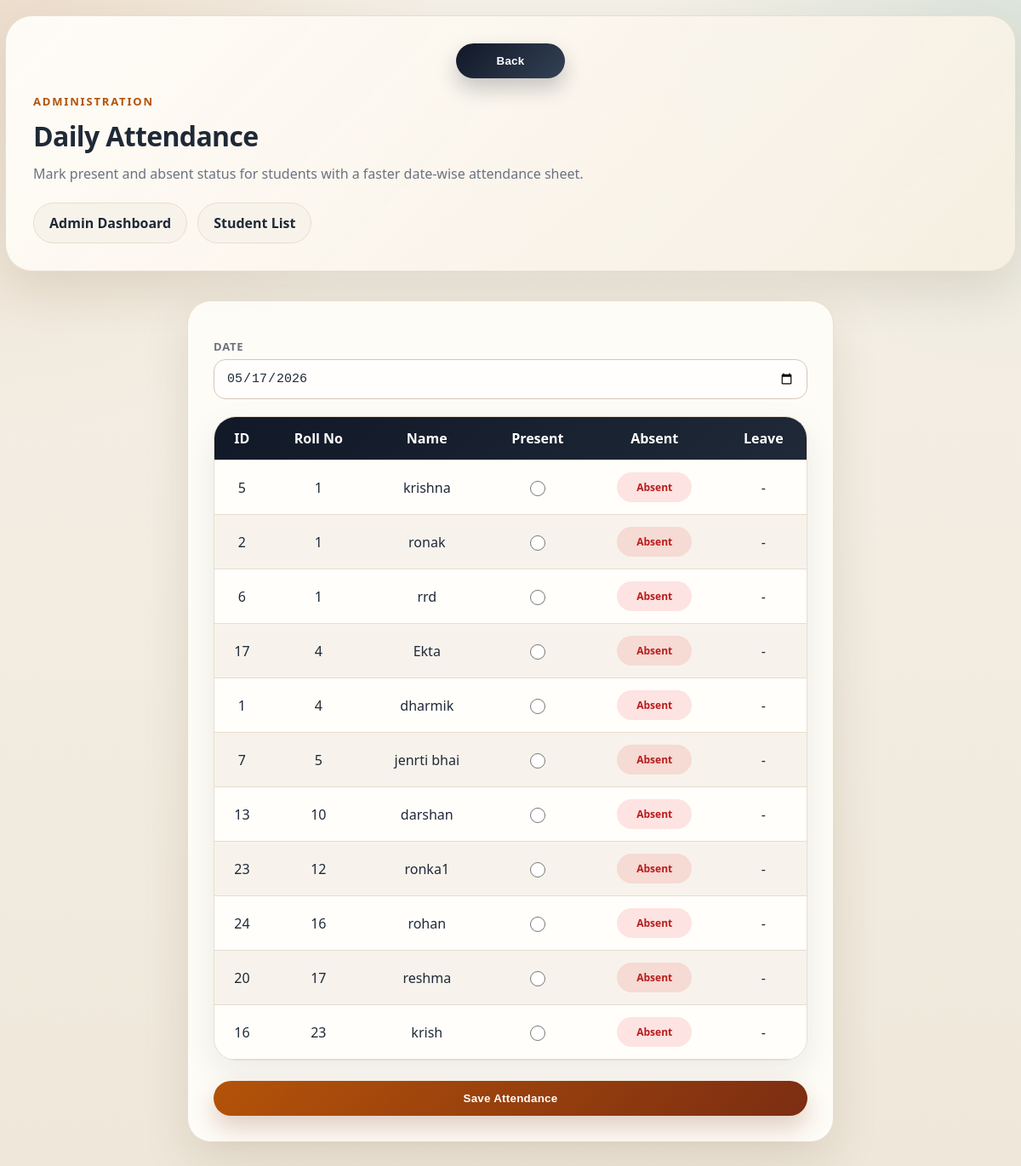
Page /attendance (signed in) on the committed database.
### tables this page shows
CREATE TABLE users(
        id INTEGER PRIMARY KEY AUTOINCREMENT,
        rollno INTEGER,
        username TEXT UNIQUE,
        password TEXT,
        gender TEXT,
        mobile TEXT,
        address TEXT,
        photo TEXT,
        enroll TEXT,
        blood TEXT,
        school TEXT,
        birthdate TEXT
    , role TEXT DEFAULT 'student', class TEXT);

### app.py (the view, shortened to what this page needs)
@app.route("/attendance", methods=["GET","POST"])
def attendance():
    if "user" not in session:
        return redirect("/")
    if session.get("role") == "student":
        return redirect("/my_attendance")
    with db() as con:
        success = request.args.get("saved", "")
        selected_date = request.values.get("date", date.today().isoformat()) or date.today().isoformat()
        leave_students = get_students_on_approved_leave(con, selected_date)
        users=con.execute("""
            SELECT * FROM users
            WHERE role='student'
            ORDER BY rollno, username
        """).fetchall()
        attendance_map = {}
        if not success:
            attendance_map = {
                row["student_id"]: row["status"]
                for row in con.execute(
                    "SELECT student_id, status FROM attendance WHERE date=?",
                    (selected_date,)
                ).fetchall()
            }
    return render_template(
        "teacher/attendance.html",
        users=users,
        success=success,
        is_teacher_view=session.get("role") == "teacher",
        selected_date=selected_date,
        leave_students=leave_students,
        attendance_map=attendance_map
    )

### app.py (called while the page is built)
def db():
    con = sqlite3.connect(app.config["DATABASE_PATH"])
    con.row_factory = sqlite3.Row
    return con

def get_students_on_approved_leave(con, target_date):
    if not target_date:
        return {}
    rows = con.execute(
        """
        SELECT
            student_id,
            leave_kind,
            leave_type,
            from_date,
            to_date
        FROM student_leaves
        WHERE status='Approved'
          AND from_date <= ?
          AND to_date >= ?
        """,
        (target_date, target_date)
    ).fetchall()
    return {
        row["student_id"]: {
            "leave_kind": row["leave_kind"],
            "leave_type": row["leave_type"],
            "from_date": row["from_date"],
            "to_date": row["to_date"],
        }
        for row in rows
    }

### templates/teacher/attendance.html (shortened to what this page needs)
<!DOCTYPE html>
<html lang="en">
<head>
    <link rel="stylesheet" href="{{ url_for('static', filename='style.css') }}">
</head>
<body>
    <div class="page-shell">
        <div class="page-hero">
            <div class="back-button">
                <button type="button" onclick="history.back()">Back</button>
            </div>
            <div class="section-title">{% if is_teacher_view %}Teacher Workspace{% else %}Administration{% endif %}</div>
            <h1>Daily Attendance</h1>
            <p>Mark present and absent status for students with a faster date-wise attendance sheet.</p>
            <div class="action-row">
                {% if is_teacher_view %}
                <a href="/teacher" class="secondary-link">Teacher Dashboard</a>
                <a href="/lecture_attendance" class="primary-link">Lecture Attendance</a>
                {% else %}
                <a href="/admin" class="secondary-link">Admin Dashboard</a>
                <a href="/list" class="secondary-link">Student List</a>
                {% endif %}
            </div>
        </div>
        <div class="form-box">
            <form method="post">
                <label>Date</label>
                <input
                    type="date"
                    name="date"
                    value="{{ selected_date }}"
                    onchange="if (this.value) { window.location='{{ url_for('attendance') }}?date=' + this.value; }"
                    required
                >
                <div class="table-shell" style="margin-top:20px;">
                    <table>
                        <thead>
                            <tr>
                                <th>ID</th>
                                <th>Roll No</th>
                                <th>Name</th>
                                <th>Present</th>
                                <th>Absent</th>
                                <th>Leave</th>
                            </tr>
                        </thead>
                        <tbody>
                            {% for u in users %}
                            {% set leave_info = leave_students.get(u.id) %}
                            {% set is_present = attendance_map.get(u.id) == 'Present' %}
                            <tr>
                                <td>{{ u.id }}</td>
                                <td>{{ u.rollno }}</td>
                                <td>{{ u.username }}</td>
                                <td>
                                    <input
                                        type="radio"
                                        name="status_{{ u.id }}"
                                        value="Present"
                                        data-status-radio
                                    >
                                </td>
                                <td>
                                    {% if leave_info %}
                                    -
                                    {% else %}
                                    <span class="status-pill {% if is_present %}status-pill--approved{% else %}status-pill--rejected{% endif %}" data-status-pill>
                                        {% if is_present %}Present{% else %}Absent{% endif %}
                                    </span>
                                    {% endif %}
                                </td>
                                <td>
                                    {% if leave_info %}
                                    <span class="status-pill status-pill--pending">Leave</span>
                                    {% else %}
                                    -
                                    {% endif %}
                                </td>
                            </tr>
                            {% else %}
                            <tr>
                                <td colspan="6" class="empty-copy">No students found.</td>
                            </tr>
                            {% endfor %}
                        </tbody>
                    </table>
                </div>
                <button type="submit" style="width:100%; margin-top:24px;">Save Attendance</button>
            </form>
        </div>
    </div>
</body>
</html>

### static/style.css (style rules this page uses)
:root { --bg:#f5f1e8; --surface:#fffdf8; --surface-soft:#f7f3eb; --surface-strong:#0f172a; --line:#e7ddcf; --line-strong:#d6c7b5; --text:#1f2937; --muted:#6b7280; --primary:#b45309; --primary-deep:#7c2d12; --accent:#0f766e; --danger:#b91c1c; --success:#15803d; --shadow:0 22px 55px rgba(85, 55, 17, 0.12); --shadow-soft:0 14px 38px rgba(15, 23, 42, 0.08); --radius-xl:28px; --radius-lg:20px; --radius-md:14px; --font-sans:"Poppins", "Segoe UI", sans-serif; --gradient-main:linear-gradient(135deg, #1f2937, #8b4513 52%, #d97706); --gradient-soft:linear-gradient(135deg, rgba(180,83,9,0.14), rgba(15,118,110,0.12)); }
* { box-sizing:border-box; }
html { scroll-behavior:smooth; }
body { margin:0; color:var(--text); font-family:var(--font-sans); background: radial-gradient(circle at top left, rgba(180,83,9,0.12), transparent 28%), radial-gradient(circle at top right, rgba(15,118,110,0.10), transparent 24%), linear-gradient(180deg, var(--bg), #efe7da); min-height:100vh; overflow-x:hidden; transition:background .3s ease,color .3s ease; }
h1,h2,h3,h4,h5,h6 { font-family:var(--font-sans); letter-spacing:-0.02em; }
a { color:inherit; text-decoration:none; }
label { display:block; text-align:left; font-size:13px; margin-top:14px; margin-bottom:6px; color:var(--muted); font-weight:700; text-transform:uppercase; letter-spacing:.06em; }
input, select, textarea { width:100%; padding:13px 14px; border-radius:14px; border:1px solid var(--line-strong); background:rgba(255,255,255,0.82); color:var(--text); font-size:15px; transition:border-color .2s ease, box-shadow .2s ease, transform .2s ease; }
input[type="radio"] { width:18px; height:18px; margin:0; padding:0; accent-color:var(--primary); cursor:pointer; vertical-align:middle; box-shadow:none; }
button, .button-link { display:inline-flex; align-items:center; justify-content:center; gap:8px; padding:13px 20px; border:none; border-radius:999px; background:linear-gradient(135deg, var(--primary), var(--primary-deep)); color:#fff; font-weight:700; letter-spacing:.02em; cursor:pointer; transition:transform .2s ease, box-shadow .2s ease, opacity .2s ease; box-shadow:0 14px 28px rgba(124,45,18,0.22); }
table { width:100%; border-collapse:collapse; overflow:hidden; }
thead { background:linear-gradient(135deg, #111827, #1f2937); color:#fff; }
th,td { padding:14px 16px; text-align:center; border-bottom:1px solid var(--line); }
tbody tr { background:rgba(255,255,255,0.55); transition:transform .15s ease, background .15s ease; }
tbody tr:nth-child(even) { background:rgba(247,243,235,0.95); }
.status-pill { display:inline-flex; align-items:center; justify-content:center; min-width:88px; padding:8px 12px; border-radius:999px; font-size:12px; font-weight:700; border:1px solid transparent; }
.status-pill--rejected { background:rgba(239, 68, 68, 0.14); color:#b91c1c; }
.form-box { width:min(760px, calc(100% - 32px)); margin:34px auto 60px; padding:30px; border:1px solid var(--line); border-radius:28px; background:rgba(255,253,248,0.94); box-shadow:var(--shadow); }
.back-button { text-align:center; margin-bottom:18px; }
.back-button button { width:auto; min-width:128px; background:linear-gradient(135deg, #111827, #334155); box-shadow:0 12px 24px rgba(15,23,42,0.22); }
.section-title { font-size:13px; letter-spacing:.14em; text-transform:uppercase; color:var(--primary); font-weight:700; margin-bottom:10px; }
.page-shell { width:calc(100% - 12px); max-width:1680px; margin:18px auto 40px; }
.page-hero { padding:32px; border:1px solid var(--line); border-radius:32px; background:linear-gradient(135deg, rgba(255,253,248,0.98), rgba(246,239,226,0.94)); box-shadow:var(--shadow); }
.page-hero h1, .page-hero h2 { margin:0; }
.page-hero p { color:var(--muted); margin:10px 0 0; line-height:1.7; }
.action-row { display:flex; gap:12px; flex-wrap:wrap; margin:20px 0 0; }
.action-row a, .action-row button { display:inline-flex; align-items:center; justify-content:center; padding:12px 18px; border-radius:999px; font-weight:700; }
.action-row .secondary-link { background:var(--surface-soft); color:var(--text); border:1px solid var(--line); }
.table-shell { margin-top:22px; border-radius:26px; overflow:hidden; border:1px solid var(--line); background:var(--surface); box-shadow:var(--shadow-soft); }

### rows in the picture
users: id "5", rollno "1", username "krishna"
users: id "2", rollno "1", username "ronak"
users: id "6", rollno "1", username "rrd"
users: id "17", rollno "4", username "Ekta"
users: id "1", rollno "4", username "dharmik"
users: id "7", rollno "5", username "jenrti bhai"
users: id "13", rollno "10", username "darshan"
users: id "23", rollno "12", username "ronka1"
users: id "24", rollno "16", username "rohan"
users: id "20", rollno "17", username "reshma"
users: id "16", rollno "23", username "krish"
